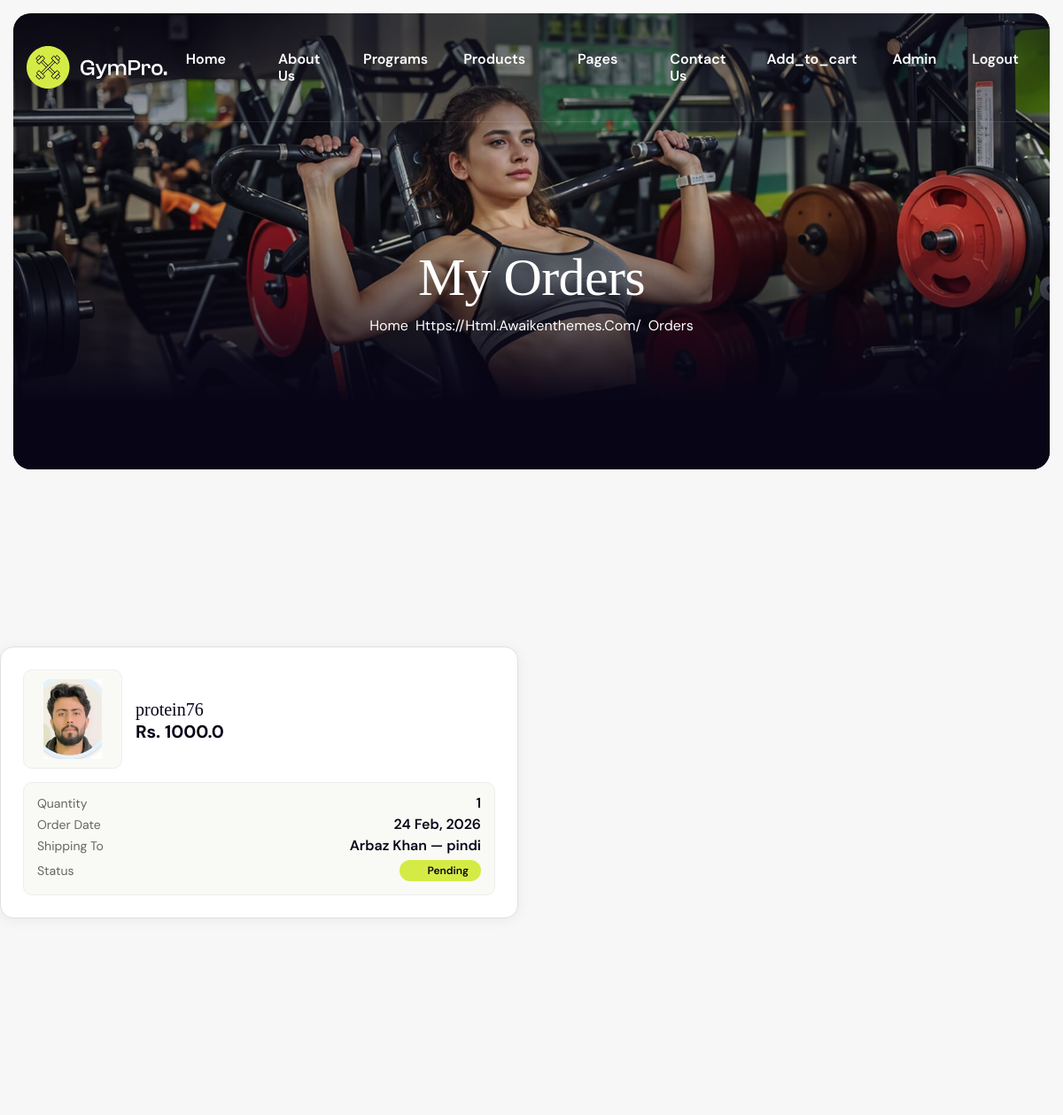
The page /orders/ (signed in, upper part) on the database as committed earlier.
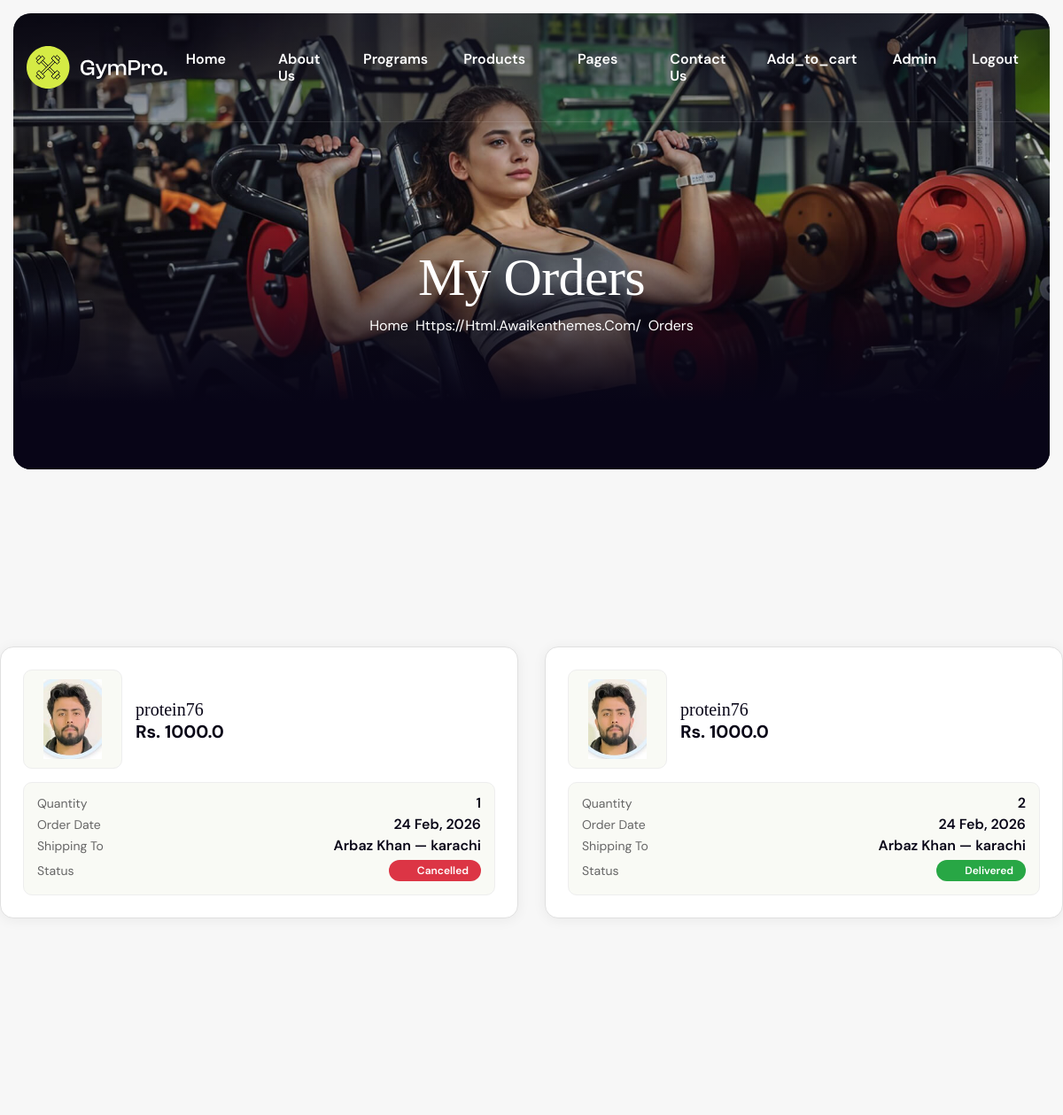
The same page on the database as committed later.
### GYM/models.py (models this page shows, shortened)
class OrderPlaced(models.Model):
    user = models.ForeignKey(User,on_delete=models.CASCADE)
    customer = models.ForeignKey(Customer,on_delete=models.CASCADE)
    product = models.ForeignKey(Product,on_delete=models.CASCADE)
    quantity = models.PositiveIntegerField(default=1)
    ordered_date = models.DateTimeField(auto_now_add=True)
    status = models.CharField(choices=status_choices,max_length=50,default='pending')

class Product(models.Model):
    product_id = models.CharField(max_length=100)
    title = models.CharField(max_length = 200)
    selling_price = models.FloatField(max_length=200)
    discounted_price = models.FloatField(max_length=100)
    description = models.CharField(max_length=200)
    brand = models.CharField(max_length=200)
    category = models.CharField(choices=category_choices,max_length=100)
    product_image = models.ImageField()

class Customer(models.Model):
    user = models.ForeignKey(User,on_delete=models.CASCADE)
    name = models.CharField(max_length=50)
    locality = models.CharField(max_length=100)
    zipcode = models.IntegerField(validators=[MinValueValidator(10000), MaxValueValidator(99999)])
    state = models.CharField(choices=state_choices,max_length=100)

### GYM/views.py (the view)
# urls.py: path('orders/', views.orders, name='orders'),
def orders(request):
    user = request.user
    orders = OrderPlaced.objects.filter(user=user)
    return render(request, 'GYM/orders.html', {'orders': orders})

### GYM/templates/GYM/orders.html (shortened to what the changed rows need)
{% extends 'GYM/base.html' %}
{% load static %}
{% block content %}
    <div class="page-header bg-section dark-section parallaxie">
        <div class="container">
            <div class="row">
                <div class="col-lg-12">
                    <div class="page-header-box">
                        <h1 class="text-anime-style-3" data-cursor="-opaque">My Orders</h1>
                    </div>
                </div>
            </div>
        </div>
    </div>
    <section class="page-program-single">
        <div class="container" style="padding: 80px 0;">
            {% if orders %}
            <div class="row">
                {% for order in orders %}
                <div class="col-lg-6 mb-4">
                    <div class="wow fadeInUp" data-wow-delay="0.{{ forloop.counter }}s" style="background: #fff; border: 1px solid #e0e0e0; border-radius: 15px; padding: 25px; height: 100%; box-shadow: 0 2px 15px rgba(0,0,0,0.06);">
                        <div class="d-flex align-items-center" style="margin-bottom: 15px;">
                            <div style="background: #f9faf5; border: 1px solid #eee; border-radius: 10px; padding: 10px; margin-right: 15px;">
                                <img src="{{ order.product.product_image.url }}" alt="{{ order.product.title }}" style="width: 90px; height: 90px; object-fit: contain; border-radius: 8px;">
                            </div>
                            <div style="flex: 1;">
                                <h5 style="color: var(--primary-color); margin: 0 0 5px;">{{ order.product.title }}</h5>
                                <span style="color: var(--primary-color); font-size: 20px; font-weight: 700;">Rs. {{ order.product.discounted_price }}</span>
                            </div>
                        </div>
                        <div style="background: #f9faf5; border: 1px solid #eee; border-radius: 10px; padding: 15px;">
                            <div style="display: flex; justify-content: space-between; margin-bottom: 8px;">
                                <span style="color: #666; font-size: 14px;">Quantity</span>
                                <span style="color: var(--primary-color); font-weight: 600;">{{ order.quantity }}</span>
                            </div>
                            <div style="display: flex; justify-content: space-between; margin-bottom: 8px;">
                                <span style="color: #666; font-size: 14px;">Order Date</span>
                                <span style="color: var(--primary-color); font-weight: 600;">{{ order.ordered_date|date:"d M, Y" }}</span>
                            </div>
                            <div style="display: flex; justify-content: space-between; margin-bottom: 8px;">
                                <span style="color: #666; font-size: 14px;">Shipping To</span>
                                <span style="color: var(--primary-color); font-weight: 600;">{{ order.customer.name }} — {{ order.customer.state }}</span>
                            </div>
                            <div style="display: flex; justify-content: space-between; align-items: center;">
                                <span style="color: #666; font-size: 14px;">Status</span>
                                {% if order.status == 'delivered' %}
                                <span style="background: #28a745; color: #fff; padding: 4px 14px; border-radius: 20px; font-size: 12px; font-weight: 600;">
                                    <i class="fas fa-check-circle"></i> Delivered
                                </span>
                                {% elif order.status == 'cancel' %}
                                <span style="background: #dc3545; color: #fff; padding: 4px 14px; border-radius: 20px; font-size: 12px; font-weight: 600;">
                                    <i class="fas fa-times-circle"></i> Cancelled
                                </span>
                                {% else %}
                                <span style="background: var(--accent-color); color: var(--primary-color); padding: 4px 14px; border-radius: 20px; font-size: 12px; font-weight: 600;">
                                    <i class="fas fa-clock"></i> Pending
                                </span>
                                {% endif %}
                            </div>
                        </div>
                    </div>
                </div>
                {% endfor %}
            </div>
            {% endif %}
        </div>
    </section>
{% endblock %}

Rows that differ between the two databases and show on the page:
changed OrderPlaced (number 1 of 2 on the later page): customer.state "pindi" → "karachi"; status "Pending" → "Cancelled"
added OrderPlaced: product.product_image (picture), product "protein76", product.discounted_price "1000.0", quantity "2", ordered_date "24 Feb, 2026", customer.name "Arbaz Khan", customer.state "karachi", status "delivered" (drawn)
